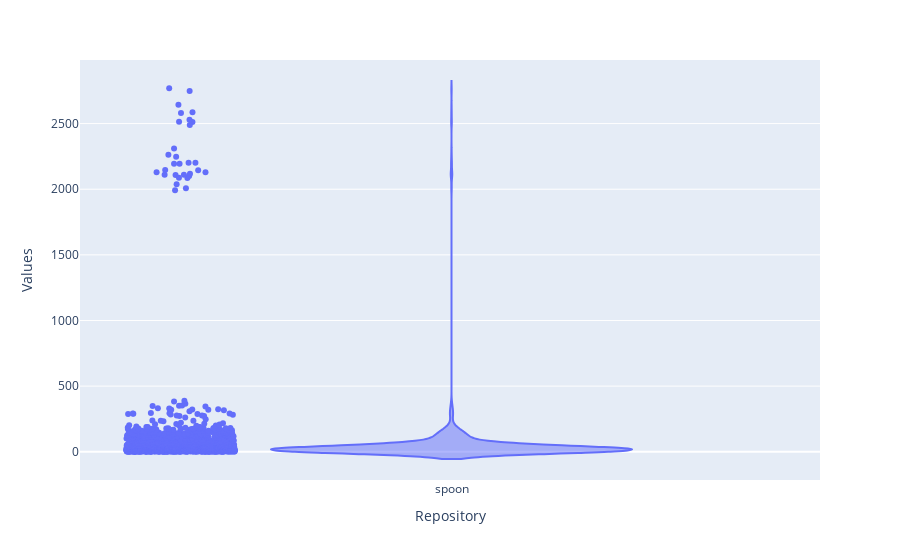
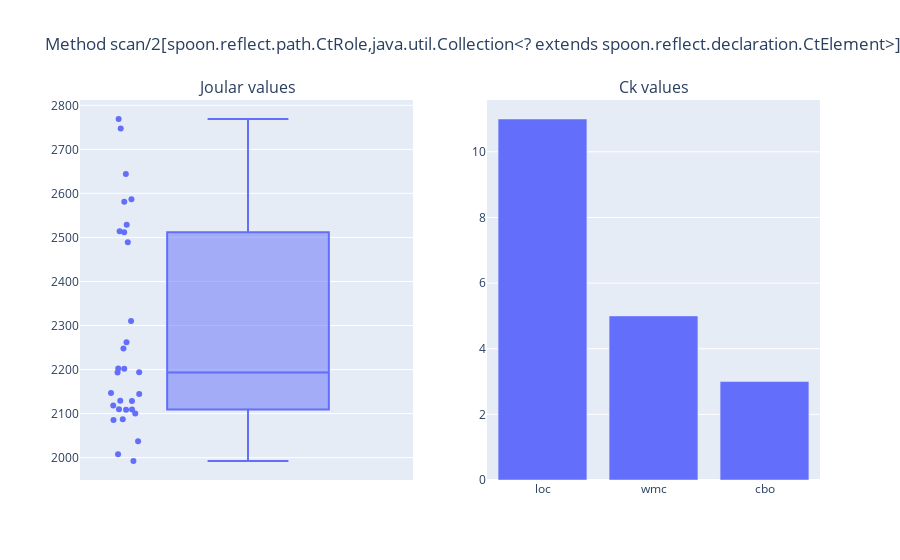
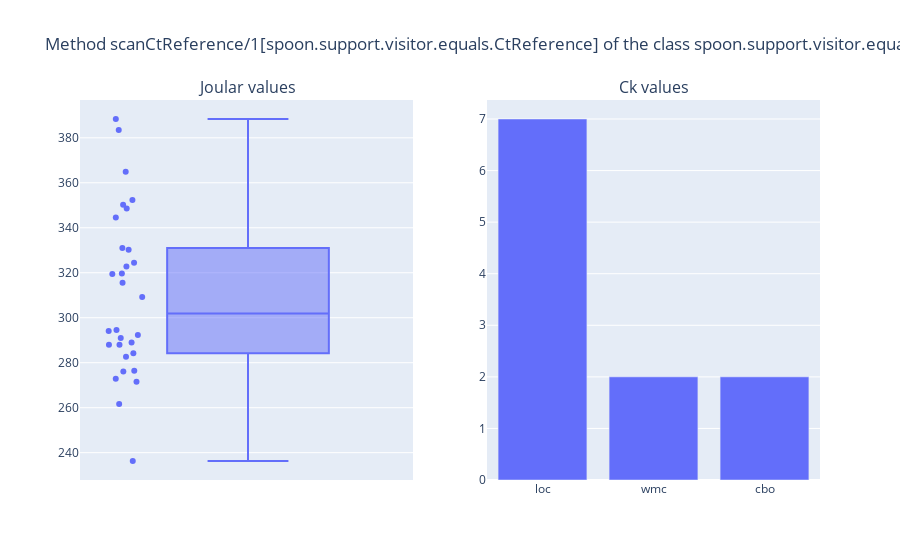

Here is the notebook cell these charts were saved with, in order:
### Code cell
allCommitSha = ["066f4cf207359e06d30911a553dedd054aef595c", "5c9d8989f968d0ee3a942b411ef7fe121ed94609", "12442bd8c7cde6e7c006a6277eeb8e81ad0c2219", "3ed1f1a064a10e53adc2ad8c0b46a4b2c148ee21", "59e5152722198526c6ffe5361de7d1a6a87275c7"]
allowedCkMetrics = ["cbo", "loc", "wmc"]

for sha in allCommitSha:
    dataRepo = getAllJoularDataForMethodsHaving30Values(sha)
    sortedDataRepo = sortData(dataRepo)
    dataRepoWithoutOutliers = removeOutliers(sortedDataRepo)
    createViolinJoular(dataRepoWithoutOutliers)
    for i in range(5):
        fir = make_subplots(rows=1, cols=2)
        # JOULAR DATA
        joularData = dataRepoWithoutOutliers[i]["allValues"]
        joularDataFrame = prepareJoularDataFrame(joularData)
        figBoxPlot = createBoxplot(joularDataFrame, "Joular values for " + methodSignature + " (" + className + ")")

        # CK DATA
        className = dataRepoWithoutOutliers[i]["measurableElement"]["className"]
        methodSignature = dataRepoWithoutOutliers[i]["measurableElement"]["methodSignature"]
        ckValues = getSeveralCkDataForOneMethod(commitSha=sha, className=className, methodSignature=methodSignature, ckMetrics=allowedCkMetrics)
        ckDataFrame = prepareCkDataFrame(ckValues)
        figBarChart = createBarChart(ckDataFrame, "Metric", "Value", "Ck metrics for " + methodSignature + " (" + className + ")")

        # SUB PLOT
        title = "Method " + methodSignature + " of the class " + className
        createSubplot(figBoxPlot, figBarChart, title)

    #dataRepoWithoutOutliers = getTheFirstHighestValues(dataRepoWithoutOutliers, 2)
    #createViolinJoular(dataRepoWithoutOutliers, "Class", "outliers")

### Figure 1 — Plotly figure (JSON) as saved in the notebook; plotly's stock layout.template omitted (floating-point values rounded to 4 significant figures; data arrays with more than 128 entries replaced by an {"elided": "..."} marker saying what was removed)
{"data": [{"alignmentgroup": "True", "box": {"visible": false}, "hovertemplate": "Repository=%{x}<br>Values=%{y}<extra></extra>", "legendgroup": "", "marker": {"color": "#636efa"}, "name": "", "offsetgroup": "", "orientation": "v", "points": "all", "scalegroup": "True", "showlegend": false, "type": "violin", "x": {"elided": "2790 str values"}, "x0": " ", "xaxis": "x", "y": {"elided": "2790 float values"}, "y0": " ", "yaxis": "y"}], "layout": {"legend": {"tracegroupgap": 0}, "margin": {"t": 60}, "violinmode": "group", "xaxis": {"anchor": "y", "domain": [0, 1], "title": {"text": "Repository"}}, "yaxis": {"anchor": "x", "domain": [0, 1], "title": {"text": "Values"}}}}

### Figure 2 — Plotly figure (JSON) as saved in the notebook; plotly's stock layout.template omitted (floating-point values rounded to 4 significant figures)
{"data": [{"alignmentgroup": "True", "boxpoints": "all", "hovertemplate": "value=%{y}<extra></extra>", "legendgroup": "", "marker": {"color": "#636efa"}, "name": "", "notched": false, "offsetgroup": "", "orientation": "v", "showlegend": false, "type": "box", "x0": " ", "xaxis": "x", "y": [2110.0, 2581.0, 1992.0, 2085.0, 2587.0, 2119.0, 2087.0, 2489.0, 2529.0, 2514.0, 2109.0, 2644.0, 2248.0, 2100.0, 2037.0, 2129.0, 2202.0, 2109.0, 2262.0, 2129.0, 2748.0, 2144.0, 2147.0, 2512.0, 2193.0, 2202.0, 2769.0, 2008.0, 2310.0, 2194.0], "y0": " ", "yaxis": "y"}, {"alignmentgroup": "True", "hovertemplate": "Metric=%{x}<br>Value=%{y}<extra></extra>", "legendgroup": "", "marker": {"color": "#636efa", "pattern": {"shape": ""}}, "name": "", "offsetgroup": "", "orientation": "v", "showlegend": false, "textposition": "auto", "type": "bar", "x": ["loc", "wmc", "cbo"], "xaxis": "x2", "y": [11, 5, 3], "yaxis": "y2"}], "layout": {"annotations": [{"font": {"size": 16}, "showarrow": false, "text": "Joular values", "x": 0.225, "xanchor": "center", "xref": "paper", "y": 1, "yanchor": "bottom", "yref": "paper"}, {"font": {"size": 16}, "showarrow": false, "text": "Ck values", "x": 0.775, "xanchor": "center", "xref": "paper", "y": 1, "yanchor": "bottom", "yref": "paper"}], "title": {"text": "Method scan/2[spoon.reflect.path.CtRole,java.util.Collection<? extends spoon.reflect.declaration.CtElement>] of the class spoon.reflect.visitor.EarlyTerminatingScanner"}, "xaxis": {"anchor": "y", "domain": [0, 0.45]}, "xaxis2": {"anchor": "y2", "domain": [0.55, 1]}, "yaxis": {"anchor": "x", "domain": [0, 1]}, "yaxis2": {"anchor": "x2", "domain": [0, 1]}}}

### Figure 3 — Plotly figure (JSON) as saved in the notebook; plotly's stock layout.template omitted (floating-point values rounded to 4 significant figures)
{"data": [{"alignmentgroup": "True", "boxpoints": "all", "hovertemplate": "value=%{y}<extra></extra>", "legendgroup": "", "marker": {"color": "#636efa"}, "name": "", "notched": false, "offsetgroup": "", "orientation": "v", "showlegend": false, "type": "box", "x0": " ", "xaxis": "x", "y": [324.5, 319.6, 261.6, 288.0, 364.9, 276.4, 330.3, 348.6, 388.4, 350.2, 282.6, 319.4, 271.5, 315.5, 284.2, 309.3, 330.9, 291.0, 289.0, 236.3, 344.6, 292.3, 294.6, 383.4, 294.1, 287.9, 352.4, 276.1, 322.8, 272.9], "y0": " ", "yaxis": "y"}, {"alignmentgroup": "True", "hovertemplate": "Metric=%{x}<br>Value=%{y}<extra></extra>", "legendgroup": "", "marker": {"color": "#636efa", "pattern": {"shape": ""}}, "name": "", "offsetgroup": "", "orientation": "v", "showlegend": false, "textposition": "auto", "type": "bar", "x": ["loc", "wmc", "cbo"], "xaxis": "x2", "y": [7, 2, 2], "yaxis": "y2"}], "layout": {"annotations": [{"font": {"size": 16}, "showarrow": false, "text": "Joular values", "x": 0.225, "xanchor": "center", "xref": "paper", "y": 1, "yanchor": "bottom", "yref": "paper"}, {"font": {"size": 16}, "showarrow": false, "text": "Ck values", "x": 0.775, "xanchor": "center", "xref": "paper", "y": 1, "yanchor": "bottom", "yref": "paper"}], "title": {"text": "Method scanCtReference/1[spoon.support.visitor.equals.CtReference] of the class spoon.support.visitor.equals.EqualsChecker"}, "xaxis": {"anchor": "y", "domain": [0, 0.45]}, "xaxis2": {"anchor": "y2", "domain": [0.55, 1]}, "yaxis": {"anchor": "x", "domain": [0, 1]}, "yaxis2": {"anchor": "x2", "domain": [0, 1]}}}
